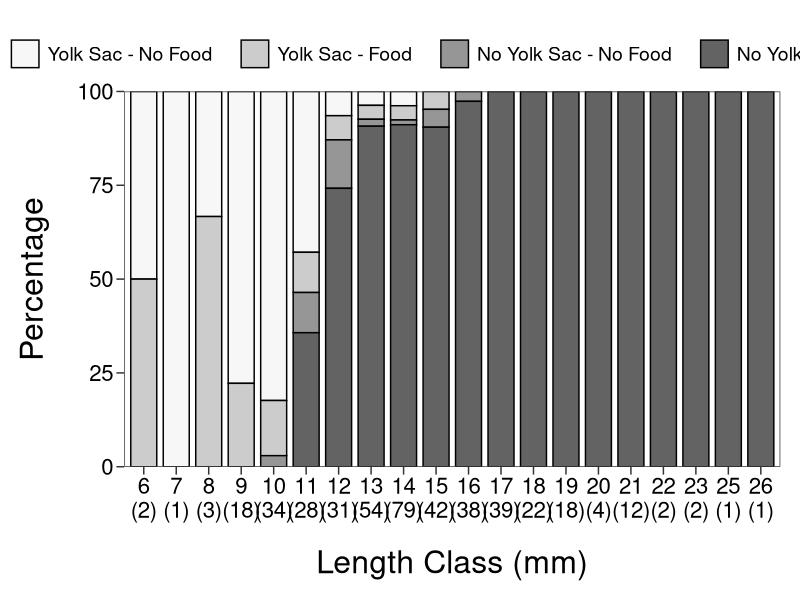

Source code (R): (Note: this script raises an error after producing the figure.)
#################################################################
##  
##  APIS Cisco (Lucke et al.) manuscript
##  
##  
##  This file combines larval diet and larval length and yolk-sac conditions.
##  Script calculates the probabilty of four yolk sac (y/n) - diet (y/n) combinations
##    within each length bin. Weekly data was pooled to increase sample sizes.
##  
##  Data Limitations:
##  - No individual diet data. Negates direct comparison between fish 
##     that were examined for diet content and measured.
##  - If multiple yolk-sac conditions are present within each 
##     trawl and length bin, data needs to be removed because no individual 
##     diet data or fish IDs were recorded
## 
#################################################################

## CLEAR ENVIRONMENT ============================================

rm(list = ls(all.names=TRUE))


## LOAD PACKAGES ================================================

library(readxl)        # reading Excel data
library(dplyr)         # manipulating data
library(magrittr)      # for %<>%
library(tidyr)         # transforming data arrangement (tidy data!!)
library(ggplot2)       # visualizations


## LOAD DATA ====================================================

## Length and yolk-sac condition
larval.tl <- read_excel("data/APIS_Coregonus_2018.xlsx", sheet = "Larval_Length_Yolk") %>% 
  filter(include == "Y") %>% 
  mutate(trawl = factor(trawl),
         week = factor(week)) %>% 
  dplyr::select(trawl, serial, week, loc.bin.id, tl.mm, tl.bin, yolk.cond)

## Larval diet
larval.diet <- read_excel("data/APIS_Coregonus_2018.xlsx", sheet = "Larval_Diet") %>% 
  dplyr::select(trawl, tl.bin, loc.bin.id, n.fish, n.diet, diet.count) %>% 
  mutate(mean.diet.count = diet.count/n.diet,
         mean.diet.count = ifelse(mean.diet.count == "NaN", 0, mean.diet.count),
         trawl = factor(ifelse(trawl == "37.1", "37", trawl)))

## Tow effort (to match trawl numbers with week)
effort <- read_excel("data/APIS_Coregonus_2018.xlsx", sheet = "Neuston_Effort") %>% 
  dplyr::select(trawl, week) %>% 
  mutate(trawl = factor(trawl))


## DIET DATA MANIPULATION =======================================

## Loop to expand number of fish;
##  Takes the recorded number of fish "n.fish" from the diet data and 
##  creates a row for each fish (no. of rows = "n.fish").
##  Assigns if food was present or not based on "n.diet" or "n.fish - n.diet".
## 
## IMPORTANT: No. of observations MUST match ourput from sum(larval.diet$n.fish)
larval.diet.full <- do.call(rbind, lapply(1:nrow(larval.diet), function(i) {
  tmp <- larval.diet[i,]
  
  n.rows <- tmp$n.fish
  n.diet.present <- tmp$n.diet
  n.diet.absent <- n.rows - n.diet.present
  
  df <- data.frame(trawl = factor(rep(tmp$trawl, n.rows)), tl.bin = rep(tmp$tl.bin, n.rows),
                   loc.bin.id = rep(tmp$loc.bin.id, n.rows), diet.logical = c(rep("Food Present", n.diet.present), rep("Food Absent", n.diet.absent)))
}))


## LENGTH/YOLK DATA MANIPULATION ================================

## Calculate the mean total length for each trawl
larval.tl.summary <- larval.tl %>% group_by(trawl, tl.bin, yolk.cond) %>% 
  summarize(n.tl = n()) %>% ungroup() %>% 
  mutate(trawl.bin = paste0(trawl, "-", tl.bin))

## Find the length bins that have more than one yolk-sac condition 
##  and remove from analysis. Convert to a vector for filtering.
larval.tl.yolk <- larval.tl.summary %>% group_by(trawl.bin) %>% 
  summarize(nrows = n()) %>%
  filter(nrows == 1) %>% 
  pull(trawl.bin)

## Filter by trawl-bin vector (only length bins that have a single yolk-sac condition)
larval.tl.summary %<>% filter(trawl.bin %in% c(larval.tl.yolk))


## LENGTH/YOLK AND DIET DATA MANIPULATION =======================

## Join, remove NAs, and calculate n for each length bin
larval.yolk.diet <- left_join(larval.diet.full, larval.tl.summary) %>% 
  filter(!is.na(yolk.cond)) %>% 
  mutate(trawl = factor(trawl),
         diet.logical = factor(diet.logical)) %>% 
  group_by(tl.bin) %>% 
  mutate(n.tl = n())
  ## Sample size decreases from 623 to 431 individuals :(


## Rename yolk-sac conditions and combine oil globule,
##  convert to a ordered factor, and create a combined group variable
larval.yolk.diet$yolk.cond <- gsub("Yolk sac and globule", "Yolk Sac", larval.yolk.diet$yolk.cond)
larval.yolk.diet$yolk.cond <- gsub('Oil globule only', 'Yolk Sac', larval.yolk.diet$yolk.cond)
larval.yolk.diet %<>% mutate(yolk.cond = factor(yolk.cond, ordered = TRUE, levels = c('Yolk Sac', 'Absorbed'))) %>% 
  left_join(effort) %>% 
  dplyr::select(-trawl, -loc.bin.id, -trawl.bin) %>% 
  mutate(group = factor(interaction(yolk.cond:diet.logical)))

## Create df with length bin sample size for plotting later
larval.yolk.n <- larval.yolk.diet %>% dplyr::select(tl.bin, n.tl) %>% 
  distinct() %>% 
  bind_rows(data.frame(tl.bin = 24, n.tl = 0))



## CALCULATE PROBABILITIES ======================================

## Calculate the probility of each "group" by length bin,
##  rename the "group" to simplified versions for plotting.
larval.yolk.diet.all.prob <- larval.yolk.diet %>% group_by(tl.bin, group) %>% 
  summarize(n = n()) %>% ungroup %>% 
  group_by(tl.bin) %>% 
  mutate(sum = sum(n),
         perc = (n/sum)*100) %>% ungroup() %>% 
  mutate(group = gsub(":", ", ", group),
         group = ifelse(group == "Yolk Sac, Food Absent", "Yolk Sac - No Food    ",
                 ifelse(group == "Yolk Sac, Food Present", "Yolk Sac - Food    ",
                 ifelse(group == "Absorbed, Food Absent", "No Yolk Sac - No Food    ",
                 ifelse(group == "Absorbed, Food Present", "No Yolk Sac - Food", "")))),
         group = factor(group, ordered = TRUE, levels = c("Yolk Sac - No Food    ", "Yolk Sac - Food    ",
                                                          "No Yolk Sac - No Food    ", "No Yolk Sac - Food"))) %>% 
  left_join(larval.yolk.n) %>% 
  mutate(label = paste0(tl.bin,'\n(', n.tl, ")"),
         label = factor(label, ordered = TRUE, levels = c("6\n(2)", "7\n(1)", "8\n(3)", "9\n(18)", "10\n(34)", "11\n(28)", "12\n(31)", 
                                                          "13\n(54)", "14\n(79)", "15\n(42)", "16\n(38)", "17\n(39)", "18\n(22)", "19\n(18)", 
                                                          "20\n(4)", "21\n(12)", "22\n(2)", "23\n(2)", "25\n(1)", "26\n(1)")))

## VISUALIZATION ================================================

ggplot(larval.yolk.diet.all.prob, aes(x = label, y = perc, fill = group)) + 
  geom_bar(stat = "identity", width = 0.8, color = "black") +
  #scale_x_continuous(limits = c(5.5, 26.5), breaks = seq(6, 26, 1), expand = c(0, 0)) +
  scale_y_continuous(limits = c(0, 100.000000001), breaks = seq(0, 100, 25), expand = c(0, 0)) +
  scale_fill_manual(values = c("#f7f7f7", "#cccccc", "#969696", "#636363")) +
  #geom_text(data = filter(larval.yolk.n, tl.bin >= 11), aes(x = tl.bin, y = 1.8, label = paste0("n=", n.tl)), size = 4, color = "white", inherit.aes = FALSE) +
  #geom_text(data = filter(larval.yolk.n, tl.bin < 11), aes(x = tl.bin, y = 1.8, label = paste0("n=", n.tl)), size = 4, color = "black", inherit.aes = FALSE) +
  labs(x = "Length Class (mm)", y = "Percentage", fill = "") +
  theme_bw() +
  theme(panel.grid = element_blank(), panel.background = element_blank(), 
        strip.text = element_blank(), 
        axis.ticks.length = unit(2, 'mm'),
        axis.text.y = element_text(size = 16, colour = "black"),
        axis.text.x = element_text(size = 16, colour = "black"),
        axis.title.y = element_text(size = 23, margin = margin(0, 20, 0, 0)),
        axis.title.x = element_text(size = 23, margin = margin(20, 0, 0, 0)),
        legend.text = element_text(size = 14),
        legend.key.size = unit(0.75, 'cm'),
        panel.spacing = unit(2, "lines"), legend.position = "top",
        plot.margin = unit(c(8, 5, 5, 5), "mm"))

## Save figure
ggsave("figures/Fig_5_yolkDiet.tiff", width = 12, height = 8, dpi = 300)
